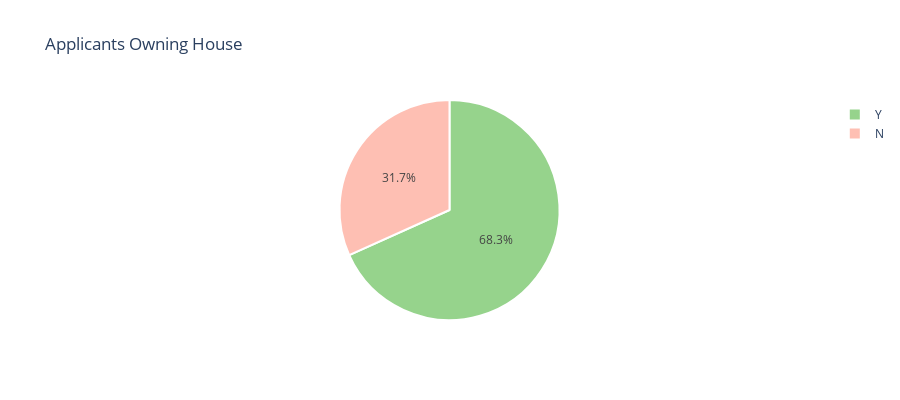
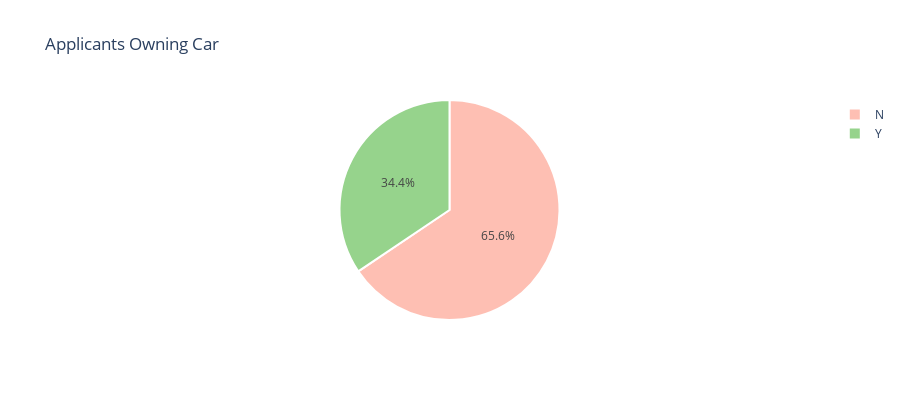
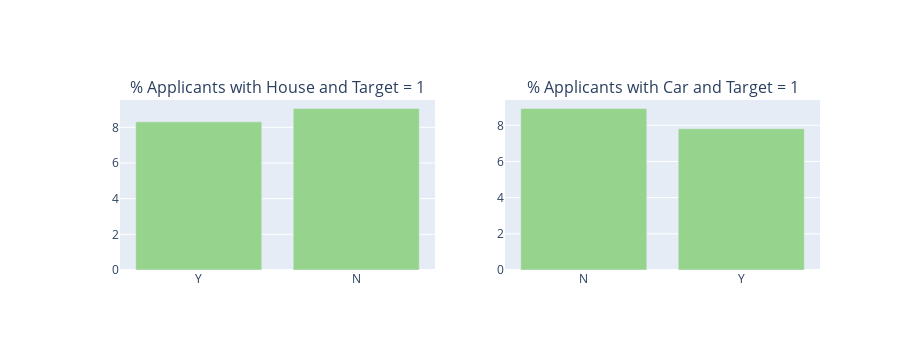

Notebook source saved alongside these figures, in order:
### Code cell
## # Plotting a graph with comparison to the target variable distribution 
t = accept['own_house'].value_counts()
labels = t.index
values = t.values
colors = ['#96D38C','#FEBFB3']
trace = go.Pie(labels=labels, values=values,
               textfont=dict(size=12),
               marker=dict(colors=colors,
                           line=dict(color='#fff', width=2)))
layout = go.Layout(title='Applicants Owning House', height=400)
fig = go.Figure(data=[trace], layout=layout)
iplot(fig)

t = accept['own_car'].value_counts()
labels = t.index
values = t.values
colors = ['#FEBFB3','#96D38C']
trace = go.Pie(labels=labels, values=values,
               textfont=dict(size=12),
               marker=dict(colors=colors,
                           line=dict(color='#fff', width=2)))
layout = go.Layout(title='Applicants Owning Car', height=400)
fig = go.Figure(data=[trace], layout=layout)
iplot(fig)


tr1, tr2 = gp('own_house', 'Applicants Owning Real Estate wrt Target Variable')
tr3, tr4 = gp('own_car', 'Applicants Owning Car wrt Target Variable')
fig = tls.make_subplots(rows=1, cols=2, print_grid=False, 
                          subplot_titles = ["% Applicants with House and Target = 1", "% Applicants with Car and Target = 1"])
fig.append_trace(tr1, 1, 1);
fig.append_trace(tr3, 1, 2);
fig['layout'].update(height=350, showlegend=False, margin=dict(l=120));
iplot(fig);

### Figure 1 — Plotly figure (JSON) as saved in the notebook; plotly's stock layout.template omitted (floating-point values rounded to 4 significant figures)
{"data": [{"labels": ["Y", "N"], "marker": {"colors": ["#96D38C", "#FEBFB3"], "line": {"color": "#fff", "width": 2}}, "textfont": {"size": 12}, "type": "pie", "values": [12663, 5886]}], "layout": {"height": 400, "title": {"text": "Applicants Owning House"}}}

### Figure 2 — Plotly figure (JSON) as saved in the notebook; plotly's stock layout.template omitted (floating-point values rounded to 4 significant figures)
{"data": [{"labels": ["N", "Y"], "marker": {"colors": ["#FEBFB3", "#96D38C"], "line": {"color": "#fff", "width": 2}}, "textfont": {"size": 12}, "type": "pie", "values": [12163, 6386]}], "layout": {"height": 400, "title": {"text": "Applicants Owning Car"}}}

### Figure 3 — Plotly figure (JSON) as saved in the notebook; plotly's stock layout.template omitted (floating-point values rounded to 4 significant figures)
{"data": [{"marker": {"color": "#96D38C"}, "name": "Target : 1", "type": "bar", "x": ["Y", "N"], "xaxis": "x", "y": [8.308, 9.055], "yaxis": "y"}, {"marker": {"color": "#96D38C"}, "name": "Target : 1", "type": "bar", "x": ["N", "Y"], "xaxis": "x2", "y": [8.929, 7.814], "yaxis": "y2"}], "layout": {"annotations": [{"font": {"size": 16}, "showarrow": false, "text": "% Applicants with House and Target = 1", "x": 0.225, "xanchor": "center", "xref": "paper", "y": 1, "yanchor": "bottom", "yref": "paper"}, {"font": {"size": 16}, "showarrow": false, "text": "% Applicants with Car and Target = 1", "x": 0.775, "xanchor": "center", "xref": "paper", "y": 1, "yanchor": "bottom", "yref": "paper"}], "height": 350, "margin": {"l": 120}, "showlegend": false, "xaxis": {"anchor": "y", "domain": [0, 0.45]}, "xaxis2": {"anchor": "y2", "domain": [0.55, 1]}, "yaxis": {"anchor": "x", "domain": [0, 1]}, "yaxis2": {"anchor": "x2", "domain": [0, 1]}}}
